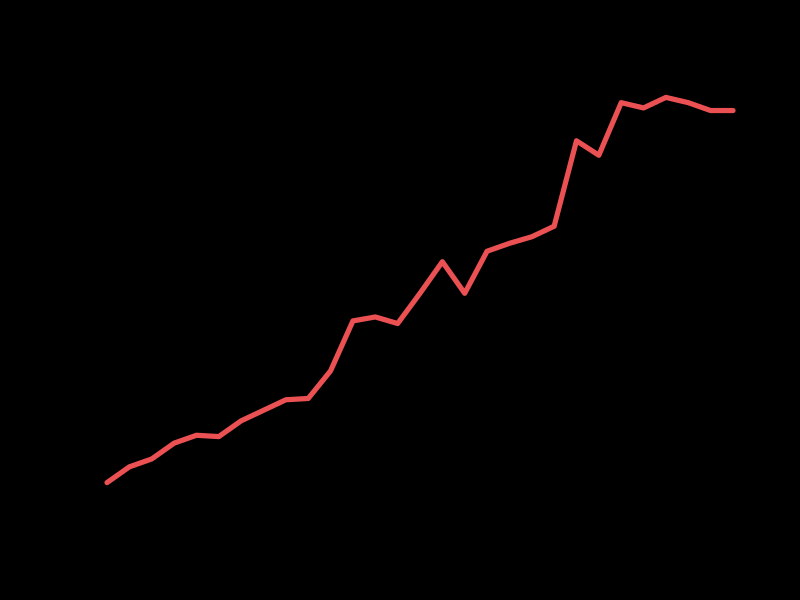
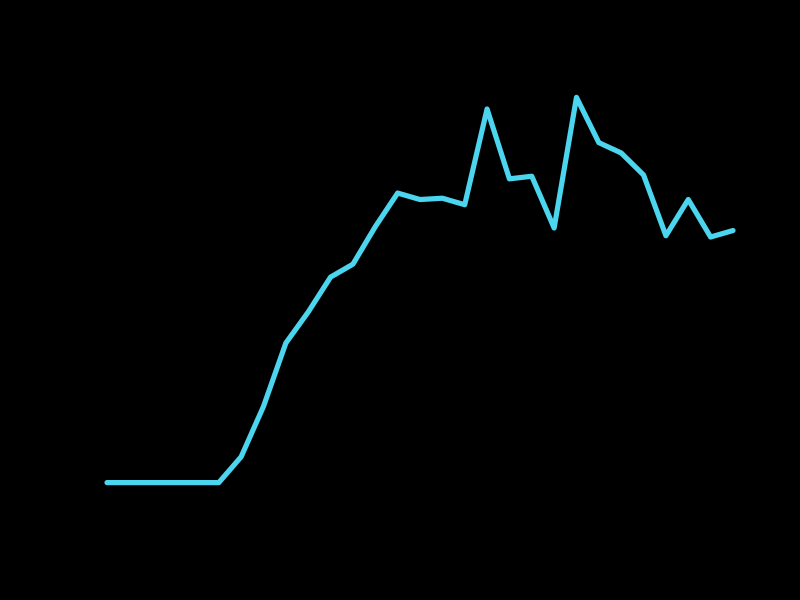

Generate these figures, in order, with R:
library(reshape)

ds <- read.csv("Data/CitesThruTime.csv")

# Reshape the data so it's in long format
data_long <- melt(ds, id = "Year")

#Make new colour to match those of presentation

newcol <- rgb(red = 235, green = 81, blue = 83, maxColorValue = 255)

png("Manuscript/Figures/Felsenstein85Citations.png")

# Add black background
par(bg = "black")

# Plot Felsenstein1985 citations
plot(value[variable == "Felsenstein1985"] ~ Year[variable == "Felsenstein1985"], 
     data = data_long, type = "l", col = newcol, lwd = 5)

dev.off()

newblue <- rgb(red = 75, green = 213, blue = 238, maxColorValue = 255)

png("Manuscript/Figures/HarveyPagel91Citations.png")

# Add black background
par(bg = "black")

# Plot Harvey&Pagel 1991 citations
plot(value[variable == "HarveyPagel1991"] ~ Year[variable == "HarveyPagel1991"], 
     data = data_long, type = "l", col = newblue, lwd = 5)

dev.off()
